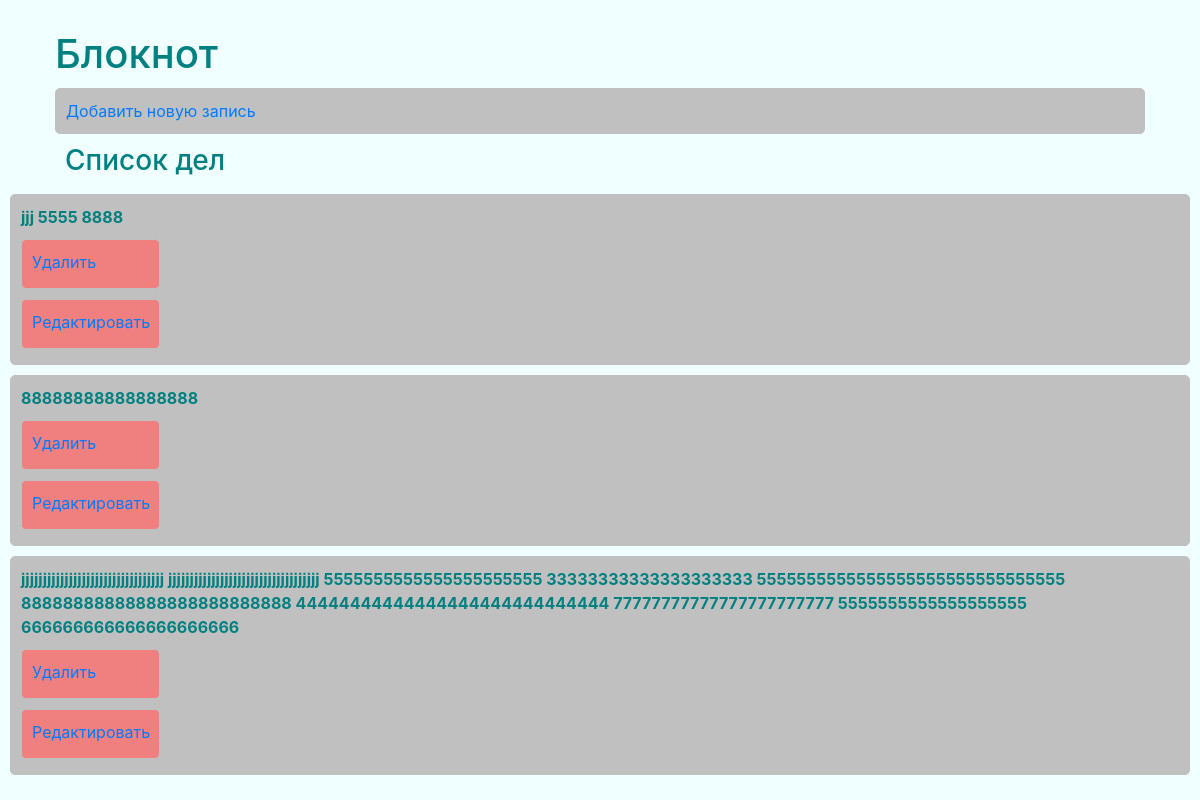
The page / on the database its author committed.
### tables this page shows
CREATE TABLE `mydata` (
  `id` int(11) UNSIGNED NOT NULL,
  `data` varchar(10000) NOT NULL
);

### index.php (the view, shortened to what this page needs)
<!DOCTYPE html>
<html>
<head>
</head>
<link rel="stylesheet" href="css/style.css">
<link rel="stylesheet" href="https://stackpath.bootstrapcdn.com/bootstrap/4.3.1/css/bootstrap.min.css">
<body>
<div class="container">
        <header>
            <h1> Блокнот </h1>
            <ul>
                <li> <a href="form_add.php"> Добавить новую запись </a></li>
                <h3>  Список дел </h3>
            </ul>
        </header>
 </div>
<div class="containerline">
<?php
            require 'config.php';
            echo '<ul>';
            $sql = mysqli_query($db, 'SELECT * FROM `mydata`');
            while ($result = mysqli_fetch_array($sql))
            {
    		echo 	'<li>
    		<b>'.$result['data'].'</b>
  			<p class="del">
  			<a href= "del.php?id='.$result['id'].'">Удалить</a></p>
  			<p class="red">
  			<a href= "red.php?id='.$result['id'].'">Редактировать</a></p>
    				</li>';
 			}
            echo '</ul>';
 ?>
</div>
  </body>
  </html>

### css/style.css (style rules this page uses)
* { margin: 0; padding: 0; }
body { background-color: #F0FFFF!important; }
.container { margin-top: 30px; width: 100%!important; height: 100%; }
h1 { color: #008080; padding: 0 10px; }
h3 { color: #008080; padding: 0 10px; }
ul { padding: 0 10px; }
ul li { padding: 10px 10px; list-style: none; margin-bottom: 10px; margin-top: 10px; border: 1px solid silver; border-radius: 5px; color: #008080; background: #c0c0c0; }
.del { padding: 10px 10px; list-style: none; margin-bottom: 5px; margin-top: 10px; border: 1px solid silver; border-radius: 5px; color: #008080; background: #f08080; margin-right: 5%; height: 50px; width: 12%; }
.red { padding: 10px 10px; list-style: none; margin-bottom: 5px; margin-top: 10px; border: 1px solid silver; border-radius: 5px; color: #008080; background: #f08080; margin-right: 5%; height: 50px; width: 12%; }
a { color:#FF00FF; text-decoration:none }

### rows shown on the page
mydata: data "jjj 5555 8888"
mydata: data "88888888888888888"
mydata: data "jjjjjjjjjjjjjjjjjjjjjjjjjjjjjjjjj jjjjjjjjjjjjjjjjjjjjjjjjjjjjjjjjjjj 5555555555555555555555 33333333333333333333 5555555555555555555555555555555 88888888888888888888888888 44444444444444444444444444444 77777777777777777777777 5555555555555555555 666666666666666666666"
